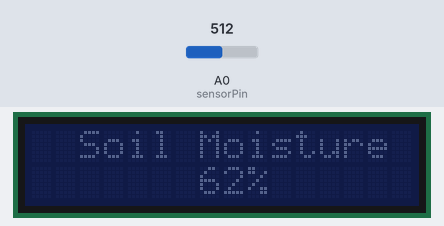
Simulated run of this sketch. Board: Arduino Uno, built with avr-gcc and run on an emulated ATmega328P. Parts: 16×2 character LCD. The test bench sets the inputs (shaded band); at power-on: A0 (sensorPin) = 512.

Above: at 1.2 s.
1.3 s: A0 (sensorPin) set to 716
At 2.9 s:
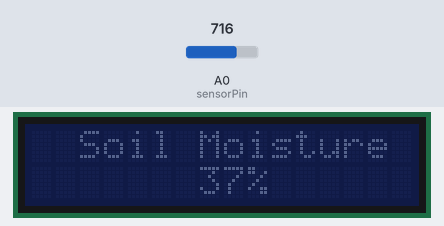
5.4 s: A0 (sensorPin) set to 900
At 6.9 s:
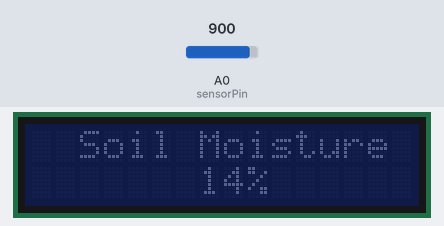
8.7 s: A0 (sensorPin) set to 1023
At 10.0 s:
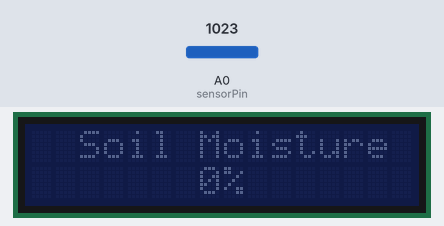
Timing chart, 0 to 11.7 s (numbered marks = the images above; inputs shaded):
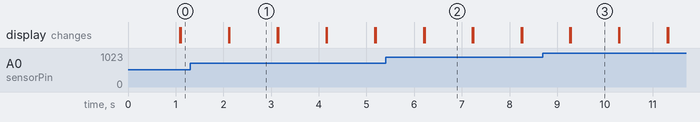

The sketch:

ArdunioMoistureCheckerCode.ino
```cpp
#include <Wire.h>
//Import LCD Library (I2C)
#include <LiquidCrystal_I2C.h>
//Set Input Pins for moisture sensor
int sensorPin = A0;
int sensorValue = 0;
int percentValue = 0;
LiquidCrystal_I2C lcd(0x27,16,2);

//LCD setup
void setup() {
Serial.begin(9600);
lcd.init();
}

void loop() {
 //get value
 sensorValue = analogRead(sensorPin);
  percentValue = map(sensorValue, 1023, 200, 0, 100);
  lcd.setCursor(0, 0);
  lcd.print("  Soil Moisture ");
  lcd.setCursor(7, 1);
//print value
  lcd.print(percentValue);
  lcd.print("%");
  delay(1000);
  lcd.clear();
}
```

Measured:
- after the input at 1.3 s, the display: first differs from a run without the input after 0.83 s (image 1)
- after the input at 5.4 s, the display: first differs from a run without the input after 0.82 s (image 2)
- after the input at 8.7 s, the display: first differs from a run without the input after 0.58 s (image 3)
- what the display in image 1 shows lasts 1.0 s, from 2.1 s to 3.1 s
